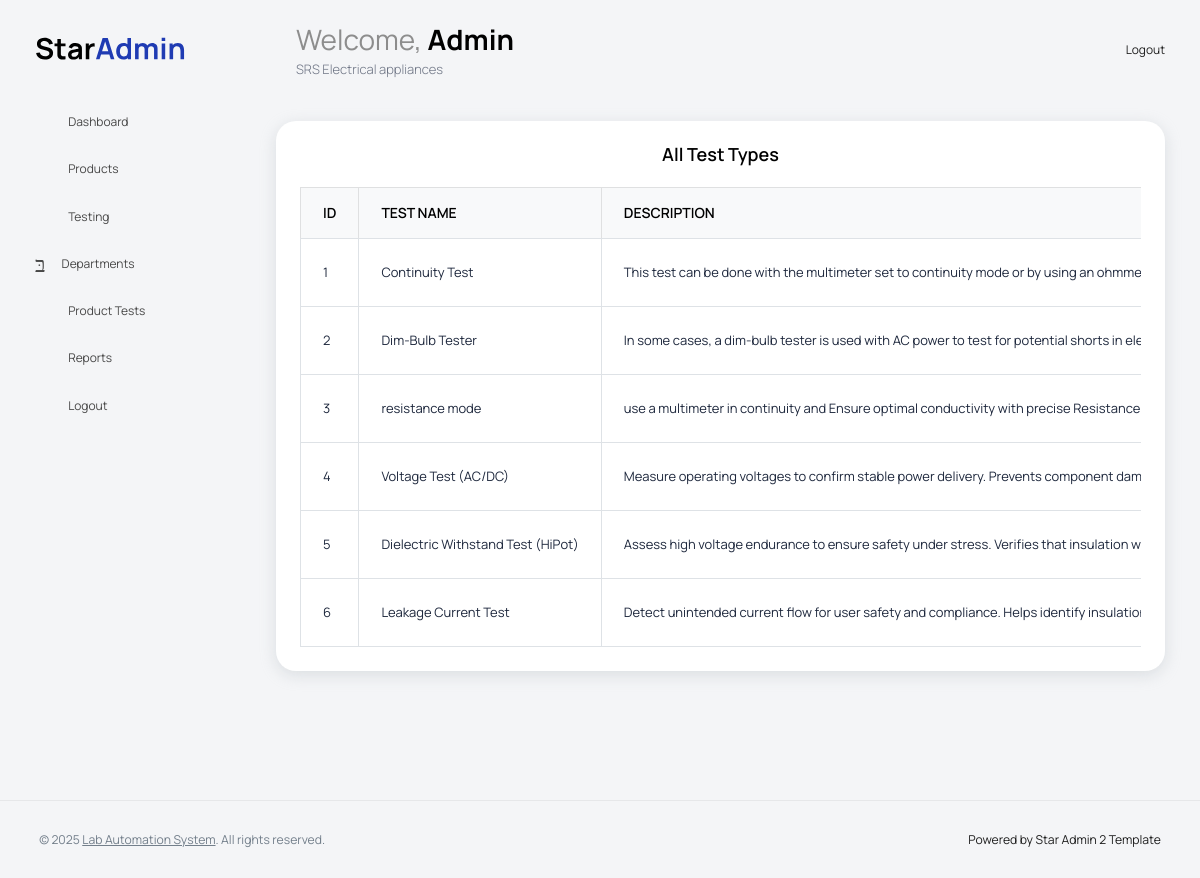
The page /modules/test_types/show_test_type.php on the database its author committed.
### tables this page shows
CREATE TABLE `test_types` (
  `id` int(11) NOT NULL,
  `test_name` varchar(100) DEFAULT NULL,
  `description` text DEFAULT NULL
);

### modules/test_types/show_test_type.php (the view, shortened to what this page needs)
<?php
include("../../includes/header.php");
$sql = "SELECT * FROM test_types";
$result = $conn->query($sql);
?>
<div class="container-fluid page-body-wrapper">
  <?php include("../../includes/sidebar.php"); ?>
  <div class="main-panel">
    <div class="content-wrapper">
      <div class="row">
        <div class="col-lg-12 grid-margin stretch-card">
          <div class="card">
            <div class="card-body">
              <h4 class="card-title text-center mb-4">All Test Types</h4>
              <div class="table-responsive">
                <table class="table table-bordered text-dark">
                  <thead class="table-light">
                    <tr>
                      <th>ID</th>
                      <th>TEST NAME</th>
                      <th>DESCRIPTION</th>
                    </tr>
                  </thead>
                  <tbody>
                    <?php
                    if ($result->num_rows > 0) {
                      while ($row = $result->fetch_assoc()) {
                    ?>
                      <tr>
                        <td><?php echo $row['id']; ?></td>
                        <td><?php echo $row['test_name']; ?></td>
                        <td><?php echo $row['description']; ?></td>
                      </tr>
                    <?php
                      }
                    } else {
                      echo "<tr><td colspan='5' class='text-center'>No test types found</td></tr>";
                    }
                    ?>
                  </tbody>
                </table>
              </div>
            </div>
          </div>
        </div>
      </div>
    </div>
  </div>
</div>
<?php include("../../includes/footer.php"); ?>

### rows shown on the page
test_types: id "1", test_name "Continuity Test", description "This test can be done with the multimeter set to continuity mode or by using an…"
test_types: id "2", test_name "Dim-Bulb Tester", description "In some cases, a dim-bulb tester is used with AC power to test for potential shorts in…"
test_types: id "3", test_name "resistance mode", description "use a multimeter in continuity and Ensure optimal conductivity with precise Resistance…"
test_types: id "4", test_name "Voltage Test (AC/DC)", description "Measure operating voltages to confirm stable power delivery. Prevents component…"
test_types: id "5", test_name "Dielectric Withstand Test (HiPot)", description "Assess high voltage endurance to ensure safety under stress. Verifies that insulation…"
test_types: id "6", test_name "Leakage Current Test", description "Detect unintended current flow for user safety and compliance. Helps identify…"

### other values the page prints
$admin_name "Admin"
